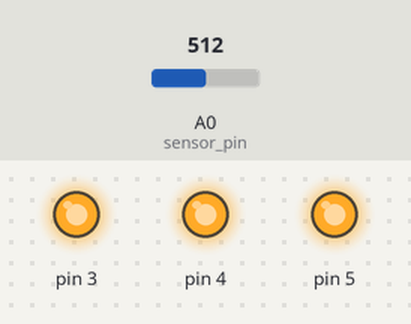
A sketch run on a simulated Arduino Uno, built with avr-gcc and run on an emulated ATmega328P. Shown: output pins drawn as LEDs (lit = HIGH). The test bench sets the inputs (shaded band); at power-on: A0 (sensor_pin) = 512.

Above: at 1.2 s.
1.3 s: A0 (sensor_pin) set to 170
2.8 s: A0 (sensor_pin) set to 159
At 4.0 s:
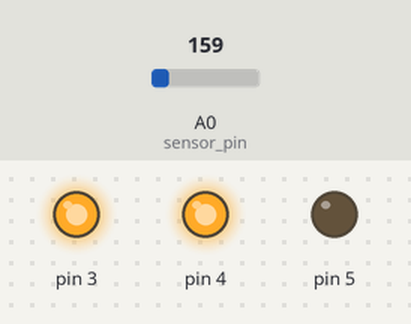
4.3 s: A0 (sensor_pin) set to 122
At 5.2 s:
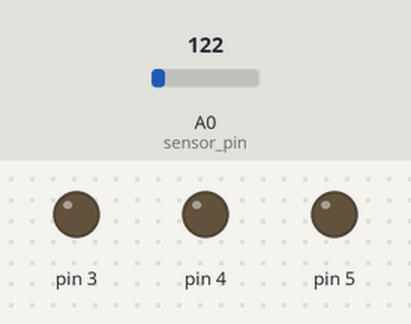
5.8 s: A0 (sensor_pin) set to 306
At 6.3 s:
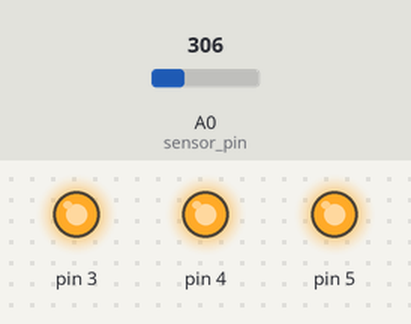
7.3 s: A0 (sensor_pin) set to 0
At 8.6 s:
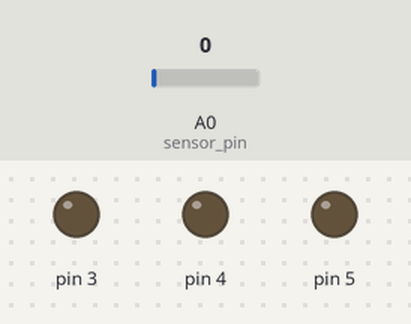
Timing chart, 0 to 9.8 s (numbered marks = the images above; inputs shaded):
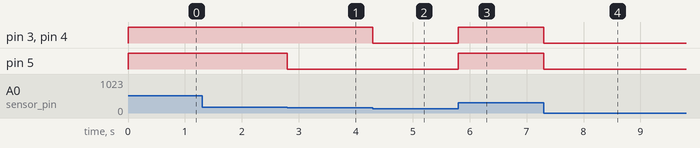

The sketch:

love_o_meter.ino
```cpp
const int sensor_pin = A0;
const float baseline_temp = 20.0;

void setup() {
  // Serial.begin(9600);
  for(int i = 3; i < 6; i++){
      pinMode(i, OUTPUT);
      digitalWrite(i, LOW);
    }
}

void loop() {
  int sensor_val = analogRead(sensor_pin); //reading sensor

 // Serial.print("Sensor Value: \n");
 // Serial.print(sensor_val);
 // Serial.print("\n");

  float voltage = (sensor_val/1024.0) * 5.0; // calculating voltage
 // Serial.print("Voltage: \n");
 // Serial.print(voltage);
 // Serial.print("\n");

  float temperature = (voltage - .5) * 100; // calculating temperature

 // Serial.println(temperature);
 // Serial.println(" celcius\n");

// conditionals for LEDS
  if(temperature < (baseline_temp + 2)){
   for(int i = 3; i < 6; i++){
      digitalWrite(i, LOW);
      }
    }
   else if((baseline_temp + 2) <= temperature && temperature < (baseline_temp + 5)){
    digitalWrite(3, HIGH);
    digitalWrite(4, LOW);
    digitalWrite(5, LOW);
    }
   else if((baseline_temp + 5) <= temperature && temperature < (baseline_temp + 8)){
    digitalWrite(3, HIGH);
    digitalWrite(4, HIGH);
    digitalWrite(5, LOW);
    }
   else{
    digitalWrite(3, HIGH);
    digitalWrite(4, HIGH);
    digitalWrite(5, HIGH);
    }

   delay(1); // one millisecond delay for analog input
}
```

Measured:
- the behaviour switches between 160 and 159 on A0 (sensor_pin) (found by bisection; images 0 and 1)
- after the input at 1.3 s, every drawn part: stays the same
- after the input at 2.8 s, pin 5: HIGH → LOW at once
- after the input at 4.3 s, pin 3, pin 4: HIGH → LOW at once
- after the input at 5.8 s, pin 3–5: LOW → HIGH at once
- after the input at 7.3 s, pin 3–5: HIGH → LOW at once
